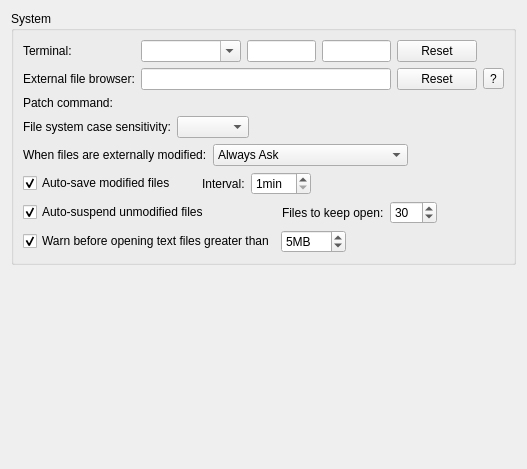
<?xml version="1.0" encoding="UTF-8"?>
<ui version="4.0">
 <class>Core::Internal::SystemSettings</class>
 <widget class="QWidget" name="Core::Internal::SystemSettings">
  <property name="geometry">
   <rect>
    <x>0</x>
    <y>0</y>
    <width>527</width>
    <height>469</height>
   </rect>
  </property>
  <layout class="QVBoxLayout" name="verticalLayout">
   <item>
    <widget class="QGroupBox" name="systemBox">
     <property name="title">
      <string>System</string>
     </property>
     <layout class="QGridLayout" name="gridLayout">
      <item row="5" column="0" colspan="4">
       <layout class="QHBoxLayout" name="horizontalLayout_2">
        <item>
         <widget class="QLabel" name="modifiedLabel">
          <property name="text">
           <string>When files are externally modified:</string>
          </property>
         </widget>
        </item>
        <item>
         <widget class="QComboBox" name="reloadBehavior">
          <property name="currentIndex">
           <number>0</number>
          </property>
          <item>
           <property name="text">
            <string>Always Ask</string>
           </property>
          </item>
          <item>
           <property name="text">
            <string>Reload All Unchanged Editors</string>
           </property>
          </item>
          <item>
           <property name="text">
            <string>Ignore Modifications</string>
           </property>
          </item>
         </widget>
        </item>
        <item>
         <spacer name="horizontalSpacer_3">
          <property name="orientation">
           <enum>Qt::Horizontal</enum>
          </property>
          <property name="sizeHint" stdset="0">
           <size>
            <width>40</width>
            <height>20</height>
           </size>
          </property>
         </spacer>
        </item>
       </layout>
      </item>
      <item row="2" column="0">
       <widget class="QLabel" name="externalFileBrowserLabel">
        <property name="text">
         <string>External file browser:</string>
        </property>
       </widget>
      </item>
      <item row="2" column="3">
       <widget class="QToolButton" name="helpExternalFileBrowserButton">
        <property name="text">
         <string>?</string>
        </property>
       </widget>
      </item>
      <item row="6" column="0" colspan="4">
       <layout class="QHBoxLayout" name="horizontalLayout_5">
        <item>
         <widget class="QCheckBox" name="autoSaveCheckBox">
          <property name="text">
           <string>Auto-save modified files</string>
          </property>
          <property name="checked">
           <bool>true</bool>
          </property>
         </widget>
        </item>
        <item>
         <spacer name="horizontalSpacer_6">
          <property name="orientation">
           <enum>Qt::Horizontal</enum>
          </property>
          <property name="sizeType">
           <enum>QSizePolicy::Fixed</enum>
          </property>
          <property name="sizeHint" stdset="0">
           <size>
            <width>20</width>
            <height>20</height>
           </size>
          </property>
         </spacer>
        </item>
        <item>
         <widget class="QLabel" name="autoSaveIntervalLabel">
          <property name="text">
           <string>Interval:</string>
          </property>
         </widget>
        </item>
        <item>
         <widget class="QSpinBox" name="autoSaveInterval">
          <property name="suffix">
           <string extracomment="unit for minutes">min</string>
          </property>
          <property name="minimum">
           <number>1</number>
          </property>
         </widget>
        </item>
        <item>
         <spacer name="horizontalSpacer_5">
          <property name="orientation">
           <enum>Qt::Horizontal</enum>
          </property>
          <property name="sizeHint" stdset="0">
           <size>
            <width>40</width>
            <height>20</height>
           </size>
          </property>
         </spacer>
        </item>
       </layout>
      </item>
      <item row="3" column="0">
       <widget class="QLabel" name="patchCommandLabel">
        <property name="text">
         <string>Patch command:</string>
        </property>
       </widget>
      </item>
      <item row="2" column="1">
       <widget class="QLineEdit" name="externalFileBrowserEdit"/>
      </item>
      <item row="7" column="0" colspan="4">
       <layout class="QHBoxLayout" name="horizontalLayout_3">
        <item>
         <widget class="QCheckBox" name="autoSuspendCheckBox">
          <property name="toolTip">
           <string>Automatically free resources of old documents that are not visible and not modified. They stay visible in the list of open documents.</string>
          </property>
          <property name="text">
           <string>Auto-suspend unmodified files</string>
          </property>
          <property name="checked">
           <bool>true</bool>
          </property>
         </widget>
        </item>
        <item>
         <spacer name="horizontalSpacer_7">
          <property name="orientation">
           <enum>Qt::Horizontal</enum>
          </property>
          <property name="sizeHint" stdset="0">
           <size>
            <width>40</width>
            <height>20</height>
           </size>
          </property>
         </spacer>
        </item>
        <item>
         <widget class="QLabel" name="autoSuspendLabel">
          <property name="toolTip">
           <string>Minimum number of open documents that should be kept in memory. Increasing this number will lead to greater resource usage when not manually closing documents.</string>
          </property>
          <property name="text">
           <string>Files to keep open:</string>
          </property>
         </widget>
        </item>
        <item>
         <widget class="QSpinBox" name="autoSuspendMinDocumentCount">
          <property name="minimum">
           <number>1</number>
          </property>
          <property name="maximum">
           <number>500</number>
          </property>
          <property name="value">
           <number>30</number>
          </property>
         </widget>
        </item>
        <item>
         <spacer name="horizontalSpacer_2">
          <property name="orientation">
           <enum>Qt::Horizontal</enum>
          </property>
          <property name="sizeHint" stdset="0">
           <size>
            <width>40</width>
            <height>20</height>
           </size>
          </property>
         </spacer>
        </item>
       </layout>
      </item>
      <item row="2" column="2">
       <widget class="QPushButton" name="resetFileBrowserButton">
        <property name="toolTip">
         <string comment="File Browser">Reset to default.</string>
        </property>
        <property name="text">
         <string>Reset</string>
        </property>
       </widget>
      </item>
      <item row="8" column="0" colspan="4">
       <layout class="QHBoxLayout" name="horizontalLayout_4">
        <item>
         <widget class="QCheckBox" name="warnBeforeOpeningBigFiles">
          <property name="text">
           <string>Warn before opening text files greater than</string>
          </property>
          <property name="checked">
           <bool>true</bool>
          </property>
         </widget>
        </item>
        <item>
         <widget class="QSpinBox" name="bigFilesLimitSpinBox">
          <property name="suffix">
           <string>MB</string>
          </property>
          <property name="minimum">
           <number>1</number>
          </property>
          <property name="maximum">
           <number>500</number>
          </property>
          <property name="value">
           <number>5</number>
          </property>
         </widget>
        </item>
        <item>
         <spacer name="horizontalSpacer_4">
          <property name="orientation">
           <enum>Qt::Horizontal</enum>
          </property>
          <property name="sizeHint" stdset="0">
           <size>
            <width>40</width>
            <height>20</height>
           </size>
          </property>
         </spacer>
        </item>
       </layout>
      </item>
      <item row="3" column="1" colspan="2">
       <widget class="Utils::PathChooser" name="patchChooser" native="true"/>
      </item>
      <item row="0" column="2">
       <widget class="QPushButton" name="resetTerminalButton">
        <property name="toolTip">
         <string comment="Terminal">Reset to default.</string>
        </property>
        <property name="text">
         <string>Reset</string>
        </property>
       </widget>
      </item>
      <item row="4" column="0" colspan="4">
       <widget class="QWidget" name="fileSystemCaseSensitivityWidget" native="true">
        <layout class="QHBoxLayout" name="horizontalLayout">
         <property name="leftMargin">
          <number>0</number>
         </property>
         <property name="topMargin">
          <number>0</number>
         </property>
         <property name="rightMargin">
          <number>0</number>
         </property>
         <property name="bottomMargin">
          <number>0</number>
         </property>
         <item>
          <widget class="QLabel" name="label">
           <property name="toolTip">
            <string>Influences how file names are matched to decide if they are the same.</string>
           </property>
           <property name="text">
            <string>File system case sensitivity:</string>
           </property>
          </widget>
         </item>
         <item>
          <widget class="QComboBox" name="fileSystemCaseSensitivityChooser"/>
         </item>
         <item>
          <spacer name="horizontalSpacer">
           <property name="orientation">
            <enum>Qt::Horizontal</enum>
           </property>
           <property name="sizeHint" stdset="0">
            <size>
             <width>40</width>
             <height>20</height>
            </size>
           </property>
          </spacer>
         </item>
        </layout>
       </widget>
      </item>
      <item row="0" column="0">
       <widget class="QLabel" name="terminalLabel">
        <property name="text">
         <string>Terminal:</string>
        </property>
       </widget>
      </item>
      <item row="0" column="1">
       <layout class="QHBoxLayout" name="horizontalLayout_8">
        <item>
         <widget class="QComboBox" name="terminalComboBox">
          <property name="sizePolicy">
           <sizepolicy hsizetype="Ignored" vsizetype="Fixed">
            <horstretch>3</horstretch>
            <verstretch>0</verstretch>
           </sizepolicy>
          </property>
          <property name="minimumSize">
           <size>
            <width>100</width>
            <height>0</height>
           </size>
          </property>
          <property name="editable">
           <bool>true</bool>
          </property>
         </widget>
        </item>
        <item>
         <widget class="QLineEdit" name="terminalOpenArgs"/>
        </item>
        <item>
         <widget class="QLineEdit" name="terminalExecuteArgs">
          <property name="toolTip">
           <string>Command line arguments used for &quot;Run in terminal&quot;.</string>
          </property>
         </widget>
        </item>
       </layout>
      </item>
     </layout>
    </widget>
   </item>
   <item>
    <spacer name="verticalSpacer">
     <property name="orientation">
      <enum>Qt::Vertical</enum>
     </property>
     <property name="sizeHint" stdset="0">
      <size>
       <width>20</width>
       <height>30</height>
      </size>
     </property>
    </spacer>
   </item>
  </layout>
 </widget>
 <customwidgets>
  <customwidget>
   <class>Utils::PathChooser</class>
   <extends>QWidget</extends>
   <header location="global">utils/pathchooser.h</header>
   <container>1</container>
   <slots>
    <signal>editingFinished()</signal>
    <signal>browsingFinished()</signal>
   </slots>
  </customwidget>
 </customwidgets>
 <tabstops>
  <tabstop>resetTerminalButton</tabstop>
  <tabstop>externalFileBrowserEdit</tabstop>
  <tabstop>resetFileBrowserButton</tabstop>
  <tabstop>helpExternalFileBrowserButton</tabstop>
  <tabstop>fileSystemCaseSensitivityChooser</tabstop>
  <tabstop>reloadBehavior</tabstop>
  <tabstop>autoSaveCheckBox</tabstop>
  <tabstop>autoSaveInterval</tabstop>
  <tabstop>autoSuspendCheckBox</tabstop>
  <tabstop>autoSuspendMinDocumentCount</tabstop>
  <tabstop>warnBeforeOpeningBigFiles</tabstop>
  <tabstop>bigFilesLimitSpinBox</tabstop>
 </tabstops>
 <resources/>
 <connections/>
</ui>
